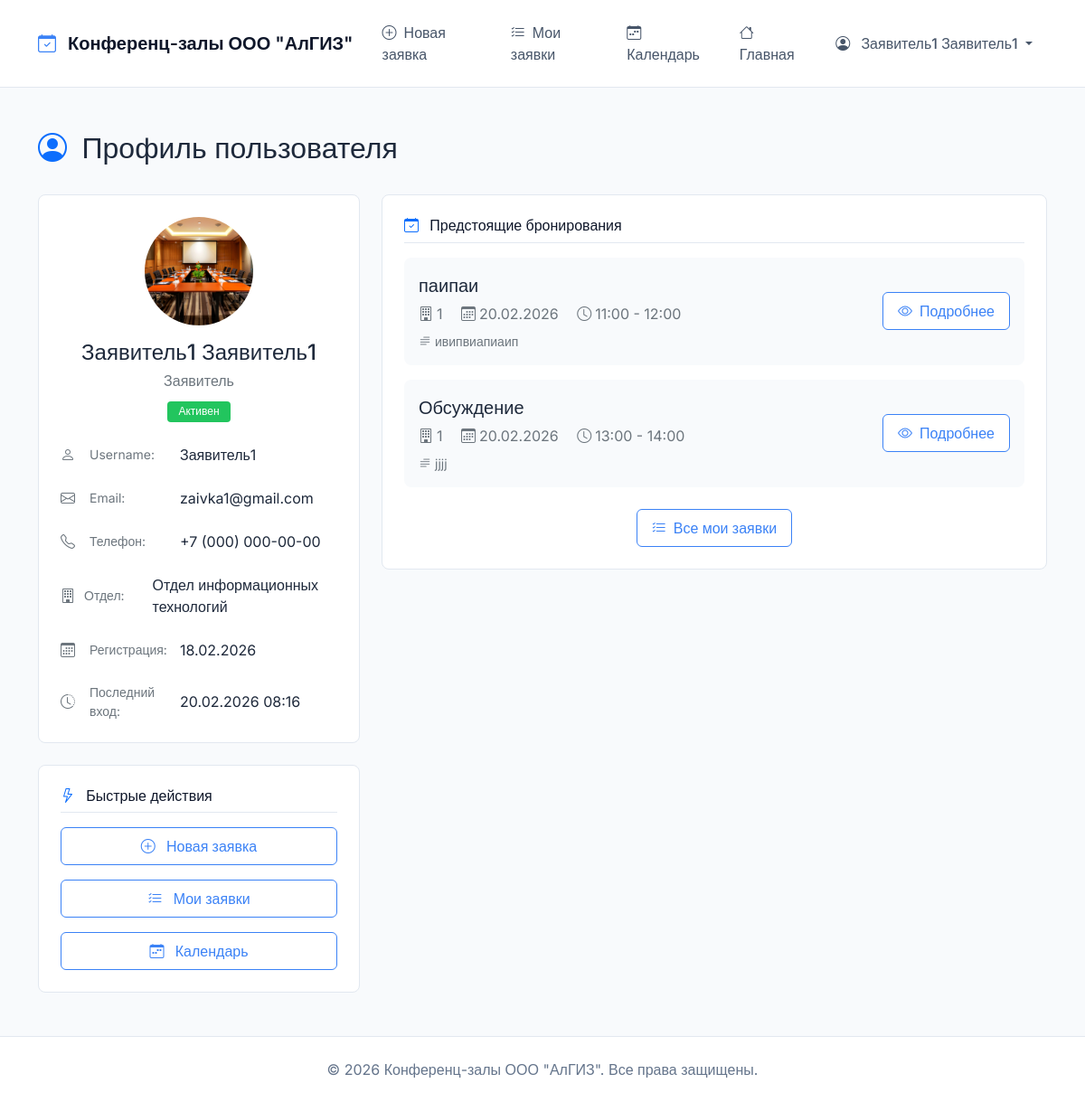
/profile/ (signed in), run on the app's committed database.
### bookings/models.py (models this page shows, shortened)
class User(AbstractUser):
    ROLE_CHOICES = (
        ('moderator', 'Модератор'),
        ('requester', 'Заявитель'),
        ('employee', 'Сотрудник'),
    )
    role = models.CharField(max_length=20, choices=ROLE_CHOICES, default='employee', verbose_name="Роль")
    phone = models.CharField(max_length=20, blank=True, verbose_name="Телефон")
    department = models.CharField(max_length=100, blank=True, verbose_name="Отдел")
    avatar = models.ImageField(upload_to='avatars/', blank=True, null=True, verbose_name="Аватар")
    def get_full_name(self):
        if self.first_name and self.last_name:
            return f"{self.first_name} {self.last_name}"
        return self.username
    class Meta:
        verbose_name = "Пользователь"
        verbose_name_plural = "Пользователи"

class Booking(models.Model):
    STATUS_CHOICES = (
        ('pending', 'Ожидает подтверждения'),
        ('approved', 'Подтверждено'),
        ('rejected', 'Отклонено'),
        ('cancelled', 'Отменено'),
    )
    room = models.ForeignKey(ConferenceRoom, on_delete=models.CASCADE, verbose_name="Зал", related_name='bookings')
    requester = models.ForeignKey(User, on_delete=models.CASCADE, related_name='bookings', verbose_name="Заявитель")
    title = models.CharField(max_length=200, verbose_name="Название мероприятия")
    description = models.TextField(verbose_name="Описание")
    start_time = models.DateTimeField(verbose_name="Начало")
    end_time = models.DateTimeField(verbose_name="Окончание")
    participants_count = models.PositiveIntegerField(verbose_name="Количество участников")
    status = models.CharField(max_length=20, choices=STATUS_CHOICES, default='pending', verbose_name="Статус")
    created_at = models.DateTimeField(auto_now_add=True, verbose_name="Создано")
    updated_at = models.DateTimeField(auto_now=True, verbose_name="Обновлено")
    moderated_by = models.ForeignKey(User, null=True, blank=True, on_delete=models.SET_NULL,
                                     related_name='moderated_bookings', verbose_name="Модератор")
    moderation_comment = models.TextField(blank=True, verbose_name="Комментарий модератора")
    class Meta:
        verbose_name = "Бронирование"
        verbose_name_plural = "Бронирования"
        ordering = ['-start_time']
        indexes = [
            models.Index(fields=['start_time', 'end_time']),
            models.Index(fields=['status']),
            models.Index(fields=['room', 'status']),
        ]

class ConferenceRoom(models.Model):
    name = models.CharField(max_length=100, verbose_name="Название")
    capacity = models.PositiveIntegerField(verbose_name="Вместимость")
    location = models.CharField(max_length=200, verbose_name="Местоположение")
    description = models.TextField(blank=True, verbose_name="Описание")
    has_projector = models.BooleanField(default=False, verbose_name="Проектор")
    has_video_conference = models.BooleanField(default=False, verbose_name="Видеоконференция")
    has_whiteboard = models.BooleanField(default=False, verbose_name="Доска")
    is_active = models.BooleanField(default=True, verbose_name="Активен")
    image = models.ImageField(upload_to='rooms/', blank=True, null=True, verbose_name="Изображение")
    created_at = models.DateTimeField(auto_now_add=True, verbose_name="Дата создания")
    updated_at = models.DateTimeField(auto_now=True, verbose_name="Дата обновления")
    class Meta:
        verbose_name = "Конференц-зал"
        verbose_name_plural = "Конференц-залы"
        ordering = ['name']

### bookings/views.py (the view)
# urls.py: path('profile/', views.profile, name='profile'),
@any_role_required
def profile(request):
    user = request.user
    context = {
        'profile_user': user,
        'total_bookings': Booking.objects.filter(requester=user).count(),
        'pending_bookings': Booking.objects.filter(requester=user, status='pending').count(),
        'approved_bookings': Booking.objects.filter(requester=user, status='approved').count(),
        'rejected_bookings': Booking.objects.filter(requester=user, status='rejected').count(),
        'cancelled_bookings': Booking.objects.filter(requester=user, status='cancelled').count(),
        'recent_bookings': Booking.objects.filter(requester=user).order_by('-created_at')[:5],
        'active_bookings': Booking.objects.filter(
            requester=user, status='approved', start_time__gte=timezone.now()
        ).order_by('start_time')[:3],
        'now': timezone.now(),
    }
    return render(request, 'bookings/profile.html', context)

### bookings/templates/bookings/profile.html (shortened to what this page needs)
{% extends 'bookings/base.html' %}
{% load static %}
{% block content %}
<div class="row mb-4">
    <div class="col-12">
        <h2 class="fw-semibold">
            <i class="bi bi-person-circle text-primary me-2"></i>
            Профиль пользователя
        </h2>
    </div>
</div>
<div class="row g-4">
    <div class="col-lg-4">
        <div class="border rounded-3 bg-white p-4 mb-4">
            <div class="text-center mb-4">
                <div class="mb-3">
                    {% if profile_user.avatar and profile_user.avatar.url %}
                        <img src="{{ profile_user.avatar.url }}"
                             class="rounded-circle"
                             style="width: 120px; height: 120px; object-fit: cover;"
                             alt="{{ profile_user.username }}">
                    {% else %}
                        <div class="bg-primary bg-opacity-10 rounded-circle d-inline-flex p-3">
                            <i class="bi bi-person-circle text-primary fs-1"></i>
                        </div>
                    {% endif %}
                </div>
                <h4 class="fw-semibold mb-1">{{ profile_user.get_full_name|default:profile_user.username }}</h4>
                <p class="text-secondary mb-2">{{ profile_user.get_role_display }}</p>
                <span class="badge {% if profile_user.is_active %}bg-success{% else %}bg-secondary{% endif %}">
                    {{ profile_user.is_active|yesno:"Активен,Неактивен" }}
                </span>
            </div>
            <div class="vstack gap-3">
                <div class="d-flex align-items-center">
                    <i class="bi bi-person text-secondary me-2" style="width: 1.5rem;"></i>
                    <span class="text-secondary small" style="width: 100px;">Username:</span>
                    <span class="fw-medium">{{ profile_user.username }}</span>
                </div>
                <div class="d-flex align-items-center">
                    <i class="bi bi-envelope text-secondary me-2" style="width: 1.5rem;"></i>
                    <span class="text-secondary small" style="width: 100px;">Email:</span>
                    <span class="fw-medium">{{ profile_user.email }}</span>
                </div>
                <div class="d-flex align-items-center">
                    <i class="bi bi-telephone text-secondary me-2" style="width: 1.5rem;"></i>
                    <span class="text-secondary small" style="width: 100px;">Телефон:</span>
                    <span class="fw-medium">{{ profile_user.phone|default:"—" }}</span>
                </div>
                <div class="d-flex align-items-center">
                    <i class="bi bi-building text-secondary me-2" style="width: 1.5rem;"></i>
                    <span class="text-secondary small" style="width: 100px;">Отдел:</span>
                    <span class="fw-medium">{{ profile_user.department|default:"—" }}</span>
                </div>
                <div class="d-flex align-items-center">
                    <i class="bi bi-calendar3 text-secondary me-2" style="width: 1.5rem;"></i>
                    <span class="text-secondary small" style="width: 100px;">Регистрация:</span>
                    <span class="fw-medium">{{ profile_user.date_joined|date:"d.m.Y" }}</span>
                </div>
                <div class="d-flex align-items-center">
                    <i class="bi bi-clock-history text-secondary me-2" style="width: 1.5rem;"></i>
                    <span class="text-secondary small" style="width: 100px;">Последний вход:</span>
                    <span class="fw-medium">{{ profile_user.last_login|date:"d.m.Y H:i"|default:"никогда" }}</span>
                </div>
            </div>
        </div>
        <div class="border rounded-3 bg-white p-4">
            <h6 class="fw-medium mb-3">
                <i class="bi bi-lightning text-primary me-2"></i>
                Быстрые действия
            </h6>
            <div class="vstack gap-2">
                {% if profile_user.role == 'requester' %}
                    <a href="{% url 'bookings:create_booking' %}" class="btn btn-outline-primary w-100">
                        <i class="bi bi-plus-circle me-2"></i> Новая заявка
                    </a>
                    <a href="{% url 'bookings:my_bookings' %}" class="btn btn-outline-primary w-100">
                        <i class="bi bi-list-check me-2"></i> Мои заявки
                    </a>
                    <a href="{% url 'bookings:schedule' %}" class="btn btn-outline-primary w-100">
                        <i class="bi bi-calendar-week me-2"></i> Календарь
                    </a>
                {% elif profile_user.role == 'employee' %}
                    <a href="{% url 'bookings:schedule' %}" class="btn btn-outline-primary w-100">
                        <i class="bi bi-calendar-week me-2"></i> Расписание
                    </a>
                {% endif %}
            </div>
        </div>
    </div>
    <div class="col-lg-8">
        {% if active_bookings %}
        <div class="border rounded-3 bg-white p-4">
            <h6 class="fw-medium mb-3">
                <i class="bi bi-calendar-check text-primary me-2"></i>
                Предстоящие бронирования
            </h6>
            <div class="vstack gap-2">
                {% for booking in active_bookings %}
                <div class="d-flex justify-content-between align-items-center p-3 bg-light rounded-3">
                    <div>
                        <div class="fw-medium fs-5 mb-1">{{ booking.title }}</div>
                        <div class="text-secondary">
                            <i class="bi bi-building me-1"></i>{{ booking.room.name }}
                            <i class="bi bi-calendar3 ms-3 me-1"></i>{{ booking.start_time|date:"d.m.Y" }}
                            <i class="bi bi-clock ms-3 me-1"></i>{{ booking.start_time|date:"H:i" }} - {{ booking.end_time|date:"H:i" }}
                        </div>
                        {% if booking.description %}
                        <div class="small text-secondary mt-2">
                            <i class="bi bi-text-paragraph me-1"></i>{{ booking.description|truncatechars:100 }}
                        </div>
                        {% endif %}
                    </div>
                    <a href="{% url 'bookings:booking_detail' booking.id %}"
                       class="btn btn-outline-primary ms-3">
                        <i class="bi bi-eye me-2"></i>Подробнее
                    </a>
                </div>
                {% endfor %}
            </div>
            {% if profile_user.role == 'requester' %}
            <div class="mt-4 text-center">
                <a href="{% url 'bookings:my_bookings' %}" class="btn btn-outline-primary">
                    <i class="bi bi-list-check me-2"></i>Все мои заявки
                </a>
            </div>
            {% endif %}
        </div>
        {% endif %}
    </div>
</div>
{% endblock %}

### bookings/templates/bookings/base.html (shortened to what this page needs)
<!DOCTYPE html>
<html lang="ru">
<head>
    <link href="https://cdn.jsdelivr.net/npm/bootstrap@5.1.3/dist/css/bootstrap.min.css" rel="stylesheet">
    <link rel="stylesheet" href="https://cdn.jsdelivr.net/npm/bootstrap-icons@1.8.1/font/bootstrap-icons.css">
    {% load static %}
    <link rel="stylesheet" href="{% static 'bookings/css/style.css' %}">
</head>
<body>
    <nav class="navbar navbar-expand-lg">
        <div class="container">
            <a class="navbar-brand" href="{% url 'bookings:index' %}">
                <i class="bi bi-calendar-check"></i>
                Конференц-залы ООО "АлГИЗ"
            </a>
            <div class="collapse navbar-collapse" id="navbarNav">
                <ul class="navbar-nav me-auto">
                    {% if user.is_authenticated %}
                        {% if user.role == 'moderator' %}
                            <li class="nav-item">
                                <a class="nav-link {% if request.resolver_match.url_name == 'moderator_dashboard' %}active{% endif %}"
                                   href="{% url 'bookings:moderator_dashboard' %}">
                                    <i class="bi bi-shield-check"></i>Дашборд
                                </a>
                            </li>
                            <li class="nav-item">
                                <a class="nav-link {% if request.resolver_match.url_name == 'room_management' %}active{% endif %}"
                                   href="{% url 'bookings:room_management' %}">
                                    <i class="bi bi-building"></i>Залы
                                </a>
                            </li>
                            <li class="nav-item">
                                <a class="nav-link {% if request.resolver_match.url_name == 'user_management' %}active{% endif %}"
                                   href="{% url 'bookings:user_management' %}">
                                    <i class="bi bi-people"></i>Пользователи
                                </a>
                            </li>
                        {% elif user.role == 'requester' %}
                            <li class="nav-item">
                                <a class="nav-link {% if request.resolver_match.url_name == 'create_booking' %}active{% endif %}"
                                   href="{% url 'bookings:create_booking' %}">
                                    <i class="bi bi-plus-circle"></i>Новая заявка
                                </a>
                            </li>
                            <li class="nav-item">
                                <a class="nav-link {% if request.resolver_match.url_name == 'my_bookings' %}active{% endif %}"
                                   href="{% url 'bookings:my_bookings' %}">
                                    <i class="bi bi-list-check"></i>Мои заявки
                                </a>
                            </li>
                            <li class="nav-item">
                                <a class="nav-link {% if request.resolver_match.url_name == 'schedule' %}active{% endif %}"
                                   href="{% url 'bookings:schedule' %}">
                                    <i class="bi bi-calendar-week"></i>Календарь
                                </a>
                            </li>
                        {% endif %}
                        <li class="nav-item">
                            <a class="nav-link" href="{% url 'bookings:index' %}">
                                <i class="bi bi-house"></i>Главная
                            </a>
                        </li>
                    {% endif %}
                </ul>
                <ul class="navbar-nav">
                    {% if user.is_authenticated %}
                        <li class="nav-item dropdown">
                            <a class="nav-link dropdown-toggle" href="#" id="userDropdown" role="button"
                               data-bs-toggle="dropdown" aria-expanded="false">
                                <i class="bi bi-person-circle"></i>
                                {{ user.get_full_name|default:user.username }}
                            </a>
                        </li>
                    {% endif %}
                </ul>
            </div>
        </div>
    </nav>
    <main class="container mt-5">
        {% block content %}
        {% endblock %}
    </main>
    <footer class="footer mt-5 py-4">
        <div class="container text-center">
            <span>© 2026 Конференц-залы ООО "АлГИЗ". Все права защищены.</span>
        </div>
    </footer>
</body>
</html>

### data on the page
User: get_full_name "Заявитель1 Заявитель1", avatar (picture), role "Заявитель", is_active "Активен", username "Заявитель1", email "zaivka1@gmail.com", phone "+7 (000) 000-00-00", department "Отдел информационных технологий", date_joined "18.02.2026", last_login "20.02.2026 08:16"
Booking: title "паипаи", room.name "1", start_time "20.02.2026", start_time "11:00", end_time "12:00", description "ивипвиапиаип"
Booking: title "Обсуждение", room.name "1", start_time "20.02.2026", start_time "13:00", end_time "14:00", description "jjjj"
